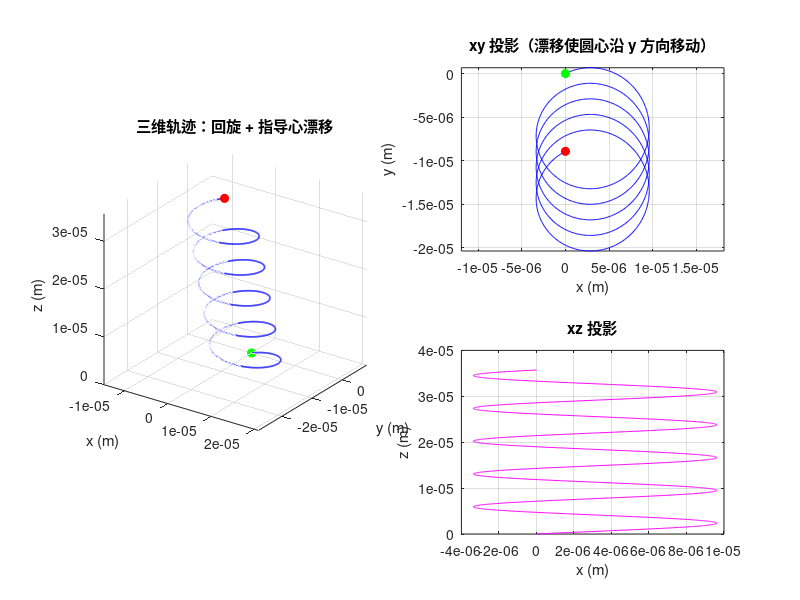

Recreate this plot in MATLAB.

clear; close all; clc;

% -------------------------
q  = -1.602176634e-19;   
m  = 9.1093837015e-31;    

% -------------------------
% 磁场与电场（可修改）
% -------------------------
Bz = 1;                % 磁场强度 (T)，沿 z 方向
Ex = 5e4;                % 电场强度 (V/m)，沿 x 方向 （可为正或负）
B = [0;0;Bz];
E = [Ex;0;0];

% -------------------------
% 初始条件（位置、速度）
% -------------------------
r0 = [0; 0; 0];           % 初始位置 (m)
v0 = [1e6; 0.5e6; 0.2e6]; % 初始速度 (m/s)

% -------------------------
% 基本量
% -------------------------
if abs(Bz) < 1e-30
    error('Bz 过小或为零，无法使用本解析公式。请增大 Bz。');
end
omega = (q * Bz) / m;          % 带符号回旋角频率
omega_abs = abs(omega);

% E x B 漂移（对任意电荷均适用）
v_d = cross(E, B) / (norm(B)^2);   % 一般公式
% 对当前简单情形，v_d = [0; -Ex/Bz; 0]

% 相对速度（相对于漂移中心的初始横向速度）
v_perp0 = v0(1:2);
v_d_perp = v_d(1:2);
v_rel0 = v_perp0 - v_d_perp;   % 初始相对速度（决定回旋半径）

% Larmor 半径由相对速度决定
rL_rel = m * norm(v_rel0) / (abs(q) * abs(Bz));
Tcycl = 2*pi / omega_abs;

fprintf('Bz = %.3e T, Ex = %.3e V/m\n', Bz, Ex);
fprintf('|omega| = %.3e rad/s, 回旋周期 T = %.3e s\n', omega_abs, Tcycl);
fprintf('E×B 漂移 v_d = [%.3e, %.3e, %.3e] m/s\n', v_d);
fprintf('相对 Larmor 半径 r_L_rel ≈ %.3e m\n', rL_rel);

% -------------------------
% 时间设置
% -------------------------
nPeriods = 5;
tMax = nPeriods * Tcycl;
Nt = 2000;
t = linspace(0, tMax, Nt);

% -------------------------
% 解析解（含 E 漂移）
% 记 v_rel0 = [v_rel_x0; v_rel_y0]
% v_rel_x(t) = v_rel_x0*cos(omega t) + v_rel_y0*sin(omega t)
% v_rel_y(t) = v_rel_y0*cos(omega t) - v_rel_x0*sin(omega t)
% v_perp(t) = v_d_perp + v_rel(t)
% x(t) = x0 + v_d_x * t + (v_rel_x0/omega) * sin(omega t) - (v_rel_y0/omega)*(1 - cos(omega t))
% y(t) = y0 + v_d_y * t + (v_rel_y0/omega) * sin(omega t) + (v_rel_x0/omega)*(1 - cos(omega t))
% z(t) = z0 + v_z0 * t
% -------------------------
vx_rel0 = v_rel0(1);
vy_rel0 = v_rel0(2);
vz0 = v0(3);

% 避免 omega = 0 的奇异
if abs(omega) < 1e-30
    error('omega ≈ 0（Bz 太小），请增大 Bz。');
end

% 相对速度随时间（回旋）
vx_rel = vx_rel0 * cos(omega * t) + vy_rel0 * sin(omega * t);
vy_rel = vy_rel0 * cos(omega * t) - vx_rel0 * sin(omega * t);

% 总速度 = 漂移 + 相对速度
vx = v_d(1) + vx_rel;
vy = v_d(2) + vy_rel;
vz = vz0 * ones(size(t));

% 位置（解析积分）
x = r0(1) + v_d(1) * t + (vx_rel0/omega) .* sin(omega * t) - (vy_rel0/omega) .* (1 - cos(omega * t));
y = r0(2) + v_d(2) * t + (vy_rel0/omega) .* sin(omega * t) + (vx_rel0/omega) .* (1 - cos(omega * t));
z = r0(3) + vz0 * t;

% -------------------------
% 绘图
% -------------------------
figure('Name','电子在 E=(Ex,0,0), B=(0,0,Bz) 下的运动','Color','w','Position',[100 100 900 600]);

subplot(2,2,[1 3]);
plot3(x,y,z,'b','LineWidth',1.2); hold on;
plot3(x(1),y(1),z(1),'go','MarkerFaceColor','g');
plot3(x(end),y(end),z(end),'ro','MarkerFaceColor','r');
grid on; axis equal; view(35,25);
xlabel('x (m)'); ylabel('y (m)'); zlabel('z (m)');
title('三维轨迹：回旋 + 指导心漂移');

subplot(2,2,2);
plot(x,y,'b'); hold on;
plot(x(1),y(1),'go','MarkerFaceColor','g'); plot(x(end),y(end),'ro','MarkerFaceColor','r');
axis equal; grid on;
xlabel('x (m)'); ylabel('y (m)');
title('xy 投影（漂移使圆心沿 y 方向移动）');

subplot(2,2,4);
plot(x,z,'m'); grid on; xlabel('x (m)'); ylabel('z (m)');
title('xz 投影');


fprintf('绘图完成。注意：漂移速度大小为 |v_d| = |Ex/Bz|，方向为 -y（当 Ex>0 时）。\n');
